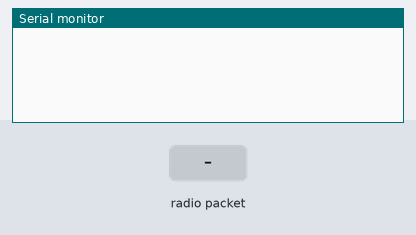
A sketch run on a simulated Arduino Uno, built with avr-gcc and run on an emulated ATmega328P. Shown: the last lines printed to the serial monitor. The test bench sets the inputs (shaded band). No radio packets arrive unless stated.

Above: at 1.2 s.
1.3 s: radio packet "1" arrives
At 2.5 s:
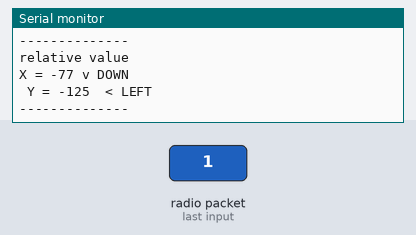
2.8 s: radio packet "0" arrives
At 3.9 s:
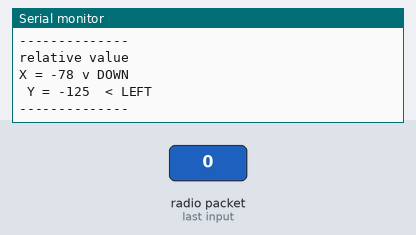
4.3 s: radio packet "2" arrives
At 5.0 s:
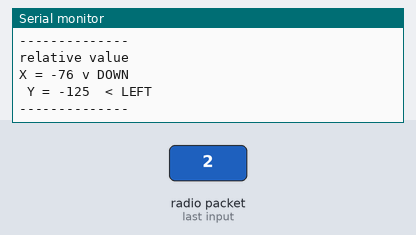

The sketch:

rx_joystick.ino
```cpp
/* YourDuinoStarter Example:RECEIVE nRF24L01 Joystick data to control Pan Tilt Servos Over Radio.
   QUESTIONS? terry@yourduino.com
 -WHAT IT DOES:
  -Receives Joystick Analog Values over a nRF24L01 Radio Link, using the Radiohead library.
  - Sends Joystick position to 2 servos, usually X,Y to pan-tilt arrangement
  - TODO! Send the Joystick push-down click to turn Laser on and off
 - SEE the comments after "//" on each line below
 - CONNECTIONS: nRF24L01 Modules See:
 http://arduino-info.wikispaces.com/Nrf24L01-2.4GHz-HowTo
   1 - GND
   2 - VCC 3.3V !!! NOT 5V
   3 - CE to Arduino pin 8
   4 - CSN to Arduino pin 10
   5 - SCK to Arduino pin 13
   6 - MOSI to Arduino pin 11
   7 - MISO to Arduino pin 12
   8 - UNUSED


   -V2.00 7/12/14 by Noah King
   Based on examples at http://www.airspayce.com/mikem/arduino/RadioHead/index.html
*/

/*-----( Import needed libraries )-----*/
// SEE http://arduino-info.wikispaces.com/Arduino-Libraries  !!
// NEED the SoftwareServo library installed
// http://playground.arduino.cc/uploads/ComponentLib/SoftwareServo.zip
//#include <SoftwareServo.h>  // Regular Servo library creates timer conflict!

// NEED the RadioHead Library installed!
// http://www.airspayce.com/mikem/arduino/RadioHead/RadioHead-1.23.zip
#include <RHReliableDatagram.h>
#include <RH_NRF24.h>

#include <SPI.h>

/*-----( Declare Constants and Pin Numbers )-----*/
#define CLIENT_ADDRESS     1
#define SERVER_ADDRESS     2

//#define ServoHorizontalPIN 3   //Pin Numbers
//#define ServoVerticalPIN   5
//#define LaserPIN           6

//#define ServoMIN_H  0  // Don't go to very end of servo travel
//#define ServoMAX_H  160 // which may not be all the way from 0 to 180.
//#define ServoMIN_V  0  // Don't go to very end of servo travel
//#define ServoMAX_V  140 // which may not be all the way from 0 to 180.


/*-----( Declare objects )-----*/
//SoftwareServo HorizontalServo;
//SoftwareServo VerticalServo;  // create servo objects to control servos

// Create an instance of the radio driver
RH_NRF24 RadioDriver;

// Create an instance of a manager object to manage message delivery and receipt, using the driver declared above
RHReliableDatagram RadioManager(RadioDriver, SERVER_ADDRESS);

/*-----( Declare Variables )-----*/
int HorizontalJoystickReceived; // Variable to store received Joystick values
int HorizontalServoPosition;    // variable to store the servo position

int VerticalJoystickReceived;   // Variable to store received Joystick values
int VerticalServoPosition;      // variable to store the servo position

uint8_t ReturnMessage[] = "JoyStick Data Received";  // 28 MAX
// Predefine the message buffer here: Don't put this on the stack:
uint8_t buf[RH_NRF24_MAX_MESSAGE_LEN];

//--------------------------------( SETUP Runs ONCE )-----------------------------------------------------
void setup()
{
//  pinMode(LaserPIN, OUTPUT);
//  digitalWrite(LaserPIN, HIGH); // turn on Laser

  /*-----( Set up servos )-----*/
//  HorizontalServo.attach(ServoHorizontalPIN);  // attaches the servo to the servo object
//  VerticalServo.attach(ServoVerticalPIN);      // attaches the servo to the servo object


  // begin serial to display on Serial Monitor. Set Serial Monitor to 115200
  // See http://arduino-info.wikispaces.com/YourDuino-Serial-Monitor
  Serial.begin(9600);

  if (!RadioManager.init()) // Initialize radio. If NOT "1" received, it failed.
    Serial.println("init failed");
  // Defaults after init are 2.402 GHz (channel 2), 2Mbps, 0dBm
} // END Setup


//--------------------------------( LOOP runs continuously )-----------------------------------------------------
void loop()
{
  if (RadioManager.available())
  {
 // Wait for a message addressed to us from the client
    uint8_t len = sizeof(buf);
    uint8_t from;
    if (RadioManager.recvfromAck(buf, &len, &from))
 //Serial Print the values of joystick
    {
      Serial.print("got request from : 0x");
      Serial.print(from, HEX);
      Serial.print(": X = ");
      Serial.print(buf[0]);
      Serial.print(" Y = ");
      Serial.println(buf[1]);
      Serial.println("--------------");
      Serial.println("relative value");
      Serial.print("X = ");
      Serial.print(buf[0]-126);
      if ((buf[0]-126)<-2) Serial.println(" v DOWN");
      if ((buf[0]-126)>2) Serial.println(" ^ UP");
      Serial.print(" Y = ");
      Serial.print(buf[1]-125);
      if ((buf[1]-125)<-2) Serial.println("  < LEFT");
      if ((buf[1]-125)>2) Serial.println("  > RIGHT");
      Serial.println("--------------");


      // Send a reply back to the originator client, check for error
      if (!RadioManager.sendtoWait(ReturnMessage, sizeof(ReturnMessage), from))
        Serial.println("sendtoWait failed");
    }// end 'IF Received data Available
  }// end 'IF RadioManager Available

//    delay(25);                      // wait for the servo to reach the position
}// END Main LOOP
```

Measured:
- after the input at 1.3 s, the serial monitor: prints a new line at once (image 1)
- after the input at 2.8 s, the serial monitor: prints a new line at once (image 2)
- after the input at 4.3 s, the serial monitor: prints a new line at once (image 3)
